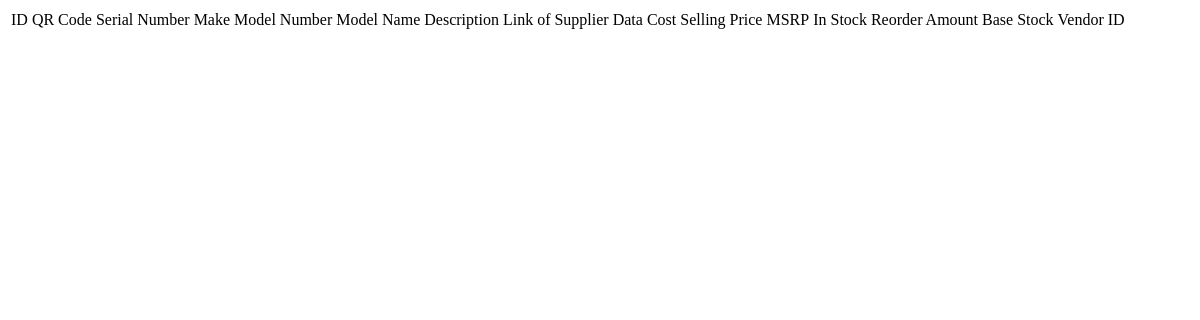
The page /currentDraft/productview.php on the database as committed earlier.
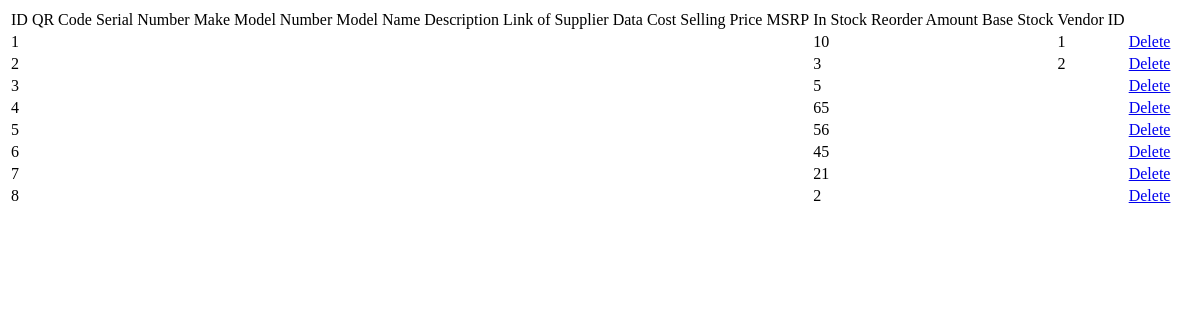
The same page on the database as committed later.
### tables this page shows
CREATE TABLE `product_inventory` (
  `product_id` int(11) NOT NULL,
  `productName` varchar(50) NOT NULL,
  `productType` varchar(50) NOT NULL,
  `productSubType` varchar(50) NOT NULL,
  `unit_price` float NOT NULL,
  `in_stock` int(11) NOT NULL,
  `vendor_id` int(11) DEFAULT NULL
);

### currentDraft/productview.php (the view, shortened to what this page needs)
<?php
  $con = mysqli_connect('localhost', 'root', '', 'GroceryStore');
  $query = "select * from product_inventory";
  $result = mysqli_query($con,$query);
?>
<!DOCTYPE html>
<html lang="eng">
<head>
</head>
<body>
  <div class="container">
    <div class="row">
      <div class="col m-auto">
        <div class="card mt-5">
          <table class="table table-bordered">
            <tr>
              <td> ID </td>
              <td> QR Code </td>
              <td> Serial Number </td>
              <td> Make </td>
              <td> Model Number </td>
              <td> Model Name </td>
              <td> Description </td>
              <td> Link of Supplier Data </td>
              <td> Cost </td>
              <td> Selling Price </td>
              <td> MSRP </td>
              <td> In Stock </td>
              <td> Reorder Amount </td>
              <td> Base Stock </td>
              <td> Vendor ID </td>
            </tr>
            <?php
              while($row=mysqli_fetch_assoc($result))
              {
                $ID = $row['product_id'];
                $QRCode = $row['QR_code'];
                $SerialNumber = $row['serial_number'];
                $Make = $row['make'];
                $ModelNumber = $row['model_number'];
                $ModelName = $row['model_name'];
                $Description = $row['description'];
                $LinkofSupplierData = $row['link_supplier_data'];
                $Cost = $row['cost'];
                $SellingPrice = $row['selling_price'];
                $MSRP = $row['MSRP'];
                $InStock = $row['in_stock'];
                $ReorderAmount = $row['reorder_amount'];
                $BaseStock = $row['base_stock'];
                $VendorID = $row['vendor_id'];
            ?>
              <tr>
                <td><?php echo $ID ?></td>
                <td><?php echo $QRCode ?></td>
                <td><?php echo $SerialNumber ?></td>
                <td><?php echo $Make ?></td>
                <td><?php echo $ModelNumber ?></td>
                <td><?php echo $ModelName ?></td>
                <td><?php echo $Description ?></td>
                <td><?php echo $LinkofSupplierData ?></td>
                <td><?php echo $Cost ?></td>
                <td><?php echo $SellingPrice ?></td>
                <td><?php echo $MSRP ?></td>
                <td><?php echo $InStock ?></td>
                <td><?php echo $ReorderAmount ?></td>
                <td><?php echo $BaseStock ?></td>
                <td><?php echo $VendorID ?></td>
                <td><a href ="productdelete.php?Del=<?php echo $ID ?>">Delete</a></td>
              </tr>
            <?php
              }
            ?>
          </table>
        </div>
      </div>
    </div>
  </div>
</body>
</html>

Rows that differ between the two databases and show on the page:
added product_inventory: product_id "1", in_stock "10", vendor "1"
added product_inventory: product_id "2", in_stock "3", vendor "2"
added product_inventory: product_id "3", in_stock "5"
added product_inventory: product_id "4", in_stock "65"
added product_inventory: product_id "5", in_stock "56"
added product_inventory: product_id "6", in_stock "45"
added product_inventory: product_id "7", in_stock "21"
added product_inventory: product_id "8", in_stock "2"
